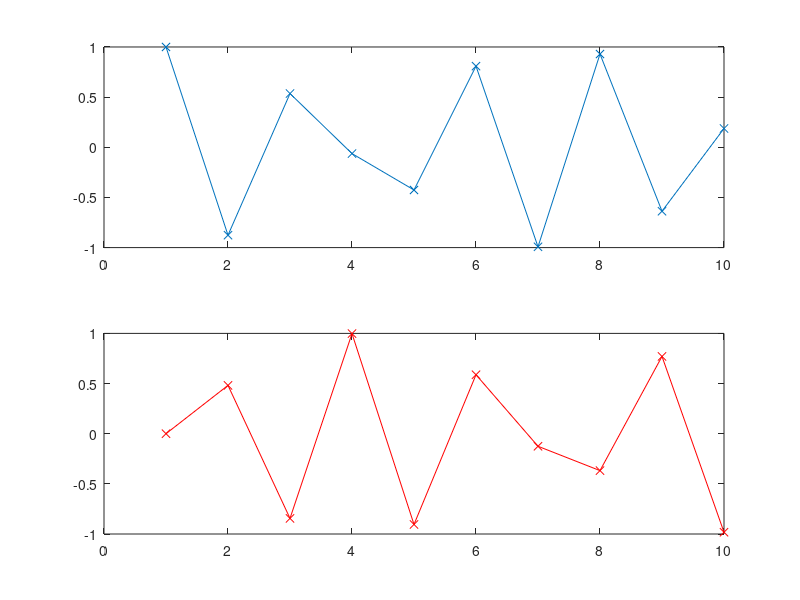
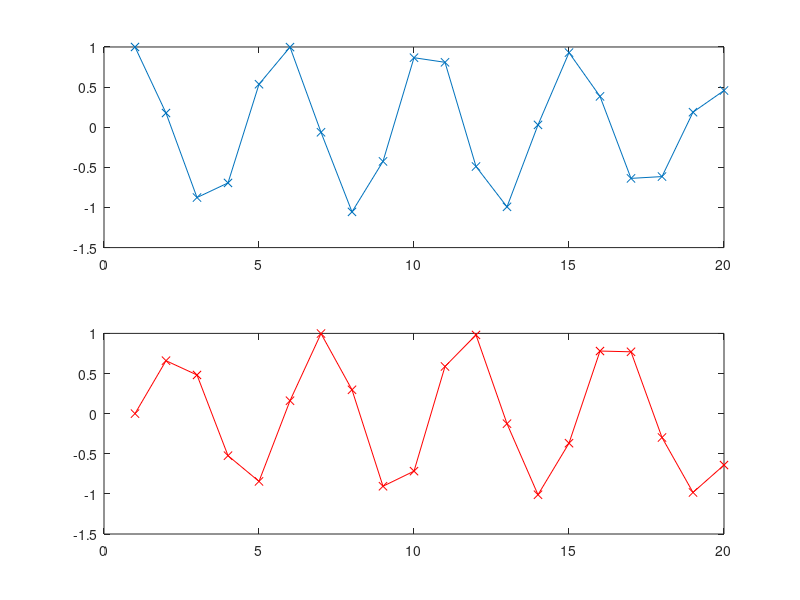

Write the MATLAB code that produced these figures, in order.
close all;
clear all;

fs = 100e3;
ts = 1/fs;
f = 42e3;
nLen = 10;

t = [0:ts:(nLen-1)*ts];
y = exp(j*2*pi*f*t);

figure;
subplot(211);plot(real(y),'-x');
subplot(212);plot(imag(y),'r-x');

y = resample(y,2,1);

figure;
subplot(211);plot(real(y),'-x');
subplot(212);plot(imag(y),'r-x');
